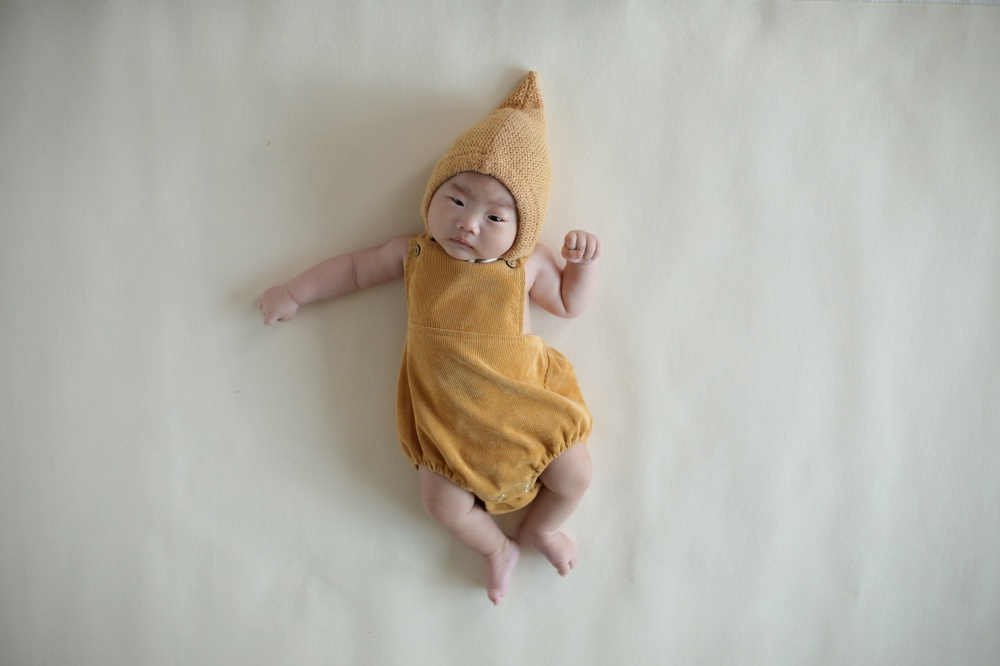
#> input picture images/4.jpg, 1000 x 666 px, shrunk from 1280 x 853 before the run
$ python 11-3.image_rotate.py
#> lines starting #> are read from the running program, lines starting #| are printed output that depends on the picture
import cv2


def transform():
    img = cv2.imread('images/4.jpg')
#> img is the input picture: shape (666, 1000, 3); mean B, G, R 169.6, 179, 181.2
    h, w = img.shape[:2]
#> h = 666; w = 1000

    M1 = cv2.getRotationMatrix2D((w / 2, h / 2), 45, 1)
    M2 = cv2.getRotationMatrix2D((w / 2, h / 2), 90, 1)

    img2 = cv2.warpAffine(img, M1, (w, h))
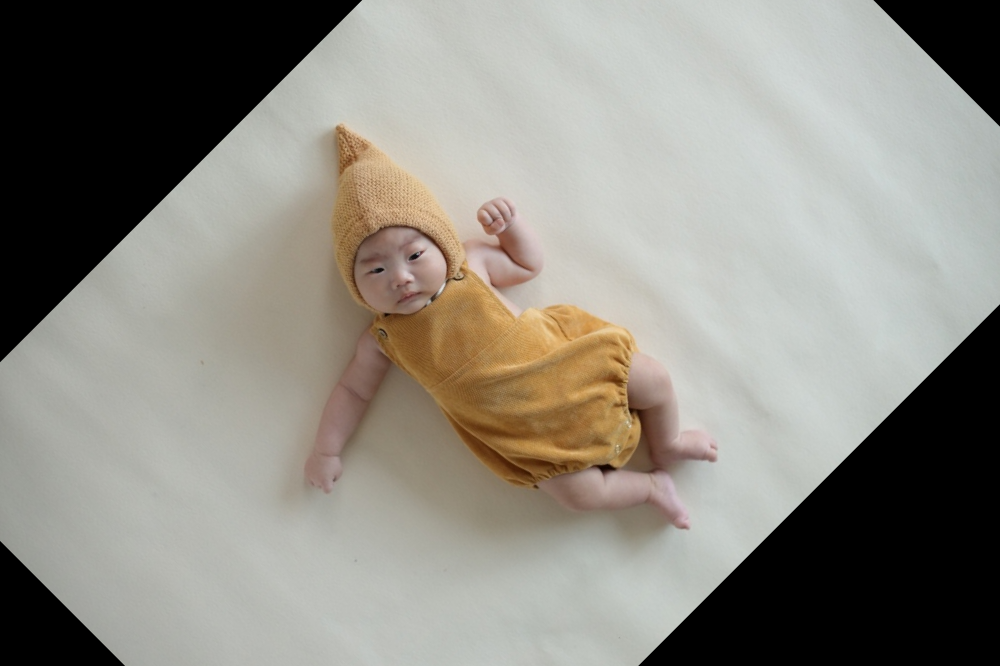
#> img2: shape (666, 1000, 3); mean B, G, R 130.5, 138.8, 141.7
    img3 = cv2.warpAffine(img, M2, (w, h))
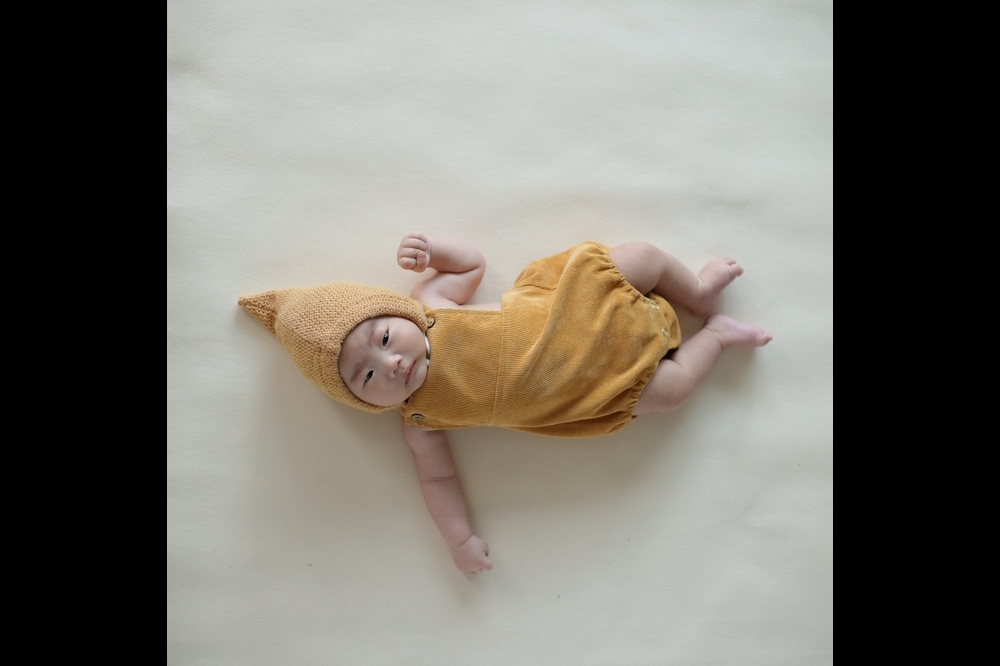
#> img3: shape (666, 1000, 3); mean B, G, R 110, 117.9, 121.2

    cv2.imshow('45', img2)
    cv2.imshow('90', img3)

    cv2.waitKey(0)
    cv2.destroyAllWindows()


transform()

$ run again, with images/1.jpg copied over images/4.jpg
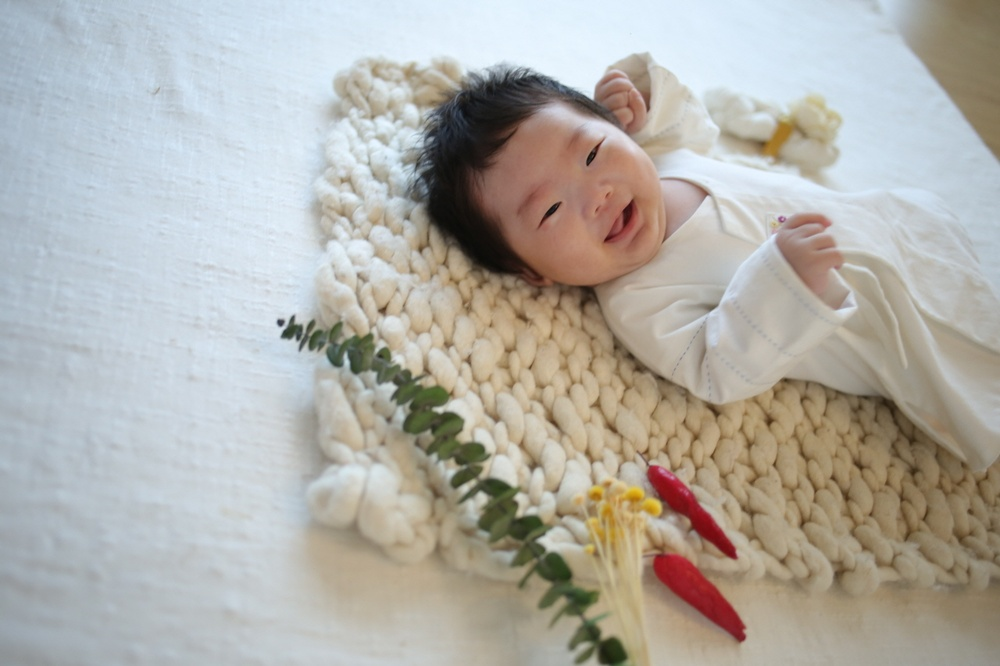
#> input picture images/1.jpg, 1000 x 666 px, shrunk from 1280 x 853 before the run
#> in transform, img is the input picture: shape (666, 1000, 3); mean B, G, R 168.3, 174.7, 177.1
#> in transform, `img2 = cv2.warpAffine(img, M1, (w, h))`:
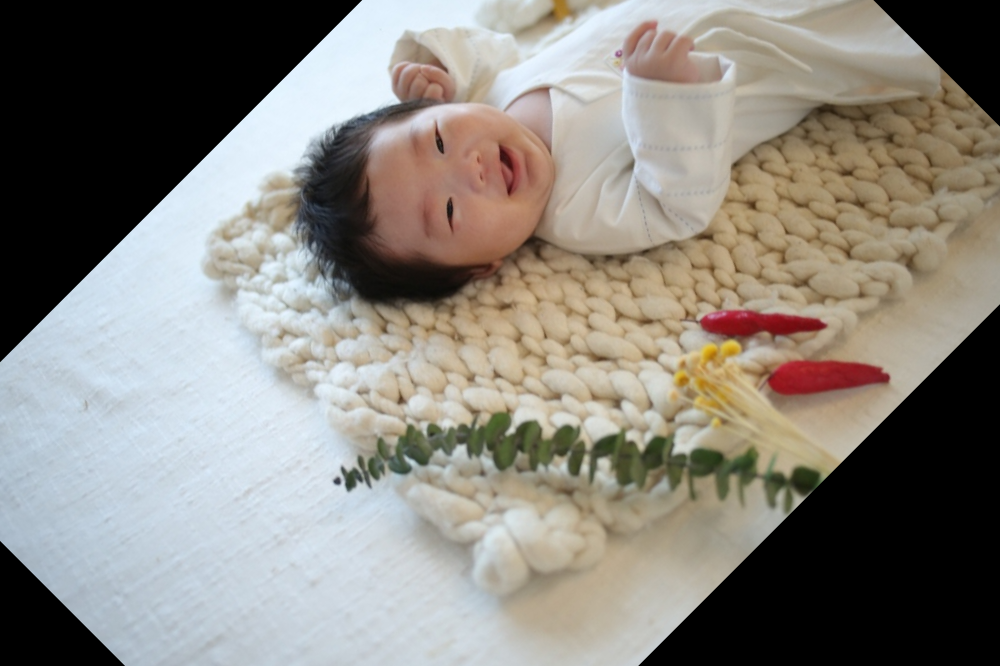
#> img2: shape (666, 1000, 3); mean B, G, R 125.8, 132.9, 137
#> in transform, `img3 = cv2.warpAffine(img, M2, (w, h))`:
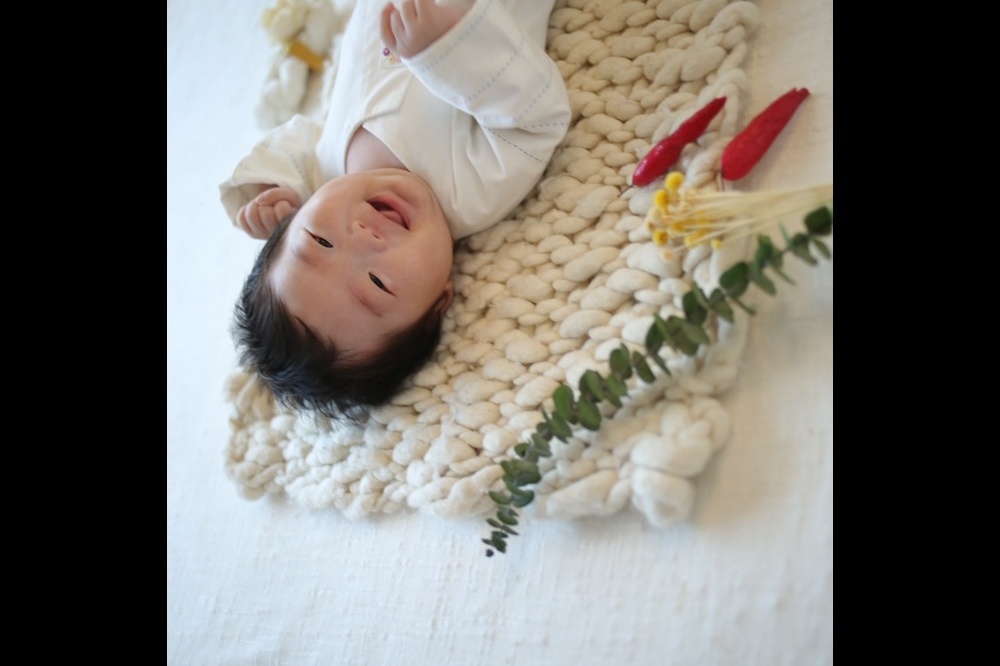
#> img3: shape (666, 1000, 3); mean B, G, R 109.6, 115.6, 119.3

$ run again, with images/2.jpg copied over images/4.jpg
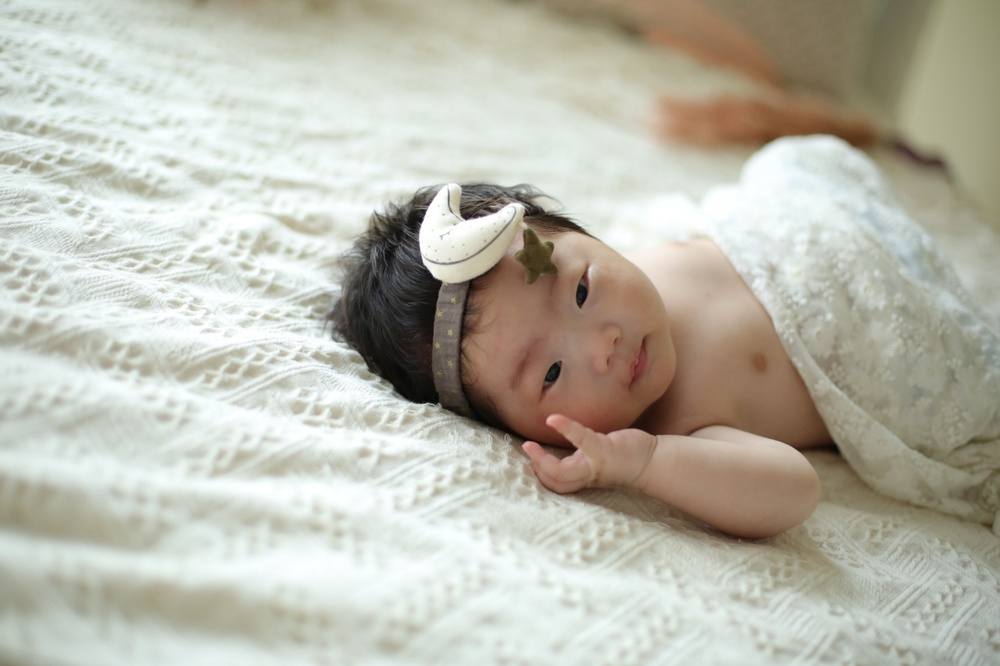
#> input picture images/2.jpg, 1000 x 666 px, shrunk from 1280 x 853 before the run
#> in transform, img is the input picture: shape (666, 1000, 3); mean B, G, R 172.4, 185, 186.5
#> in transform, `img2 = cv2.warpAffine(img, M1, (w, h))`:
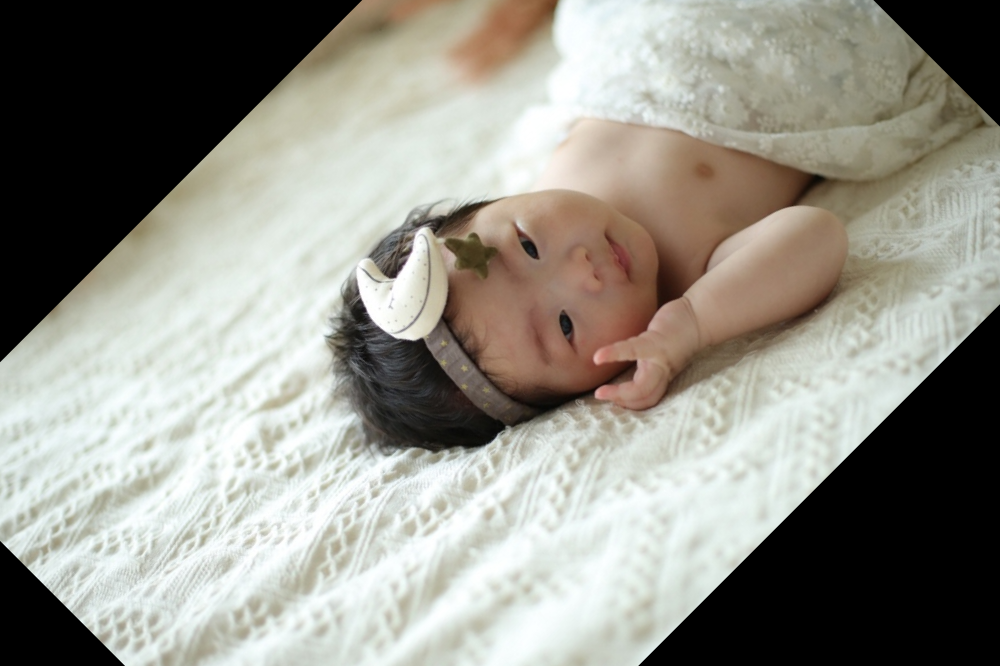
#> img2: shape (666, 1000, 3); mean B, G, R 137.1, 146.1, 147.8
#> in transform, `img3 = cv2.warpAffine(img, M2, (w, h))`:
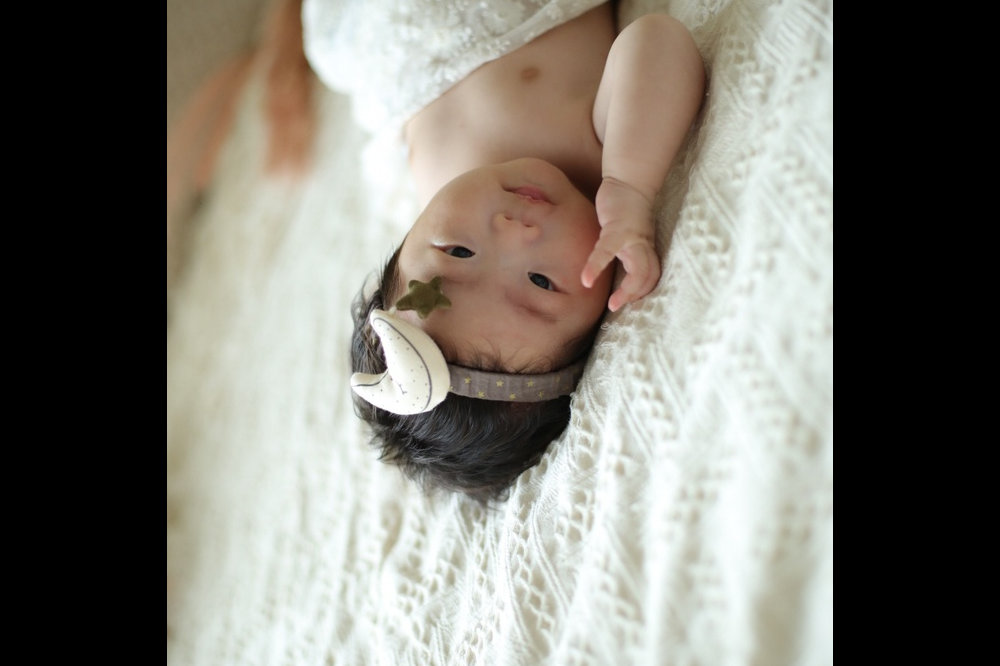
#> img3: shape (666, 1000, 3); mean B, G, R 115.3, 123.4, 126.2

$ run again, with images/3.jpg copied over images/4.jpg
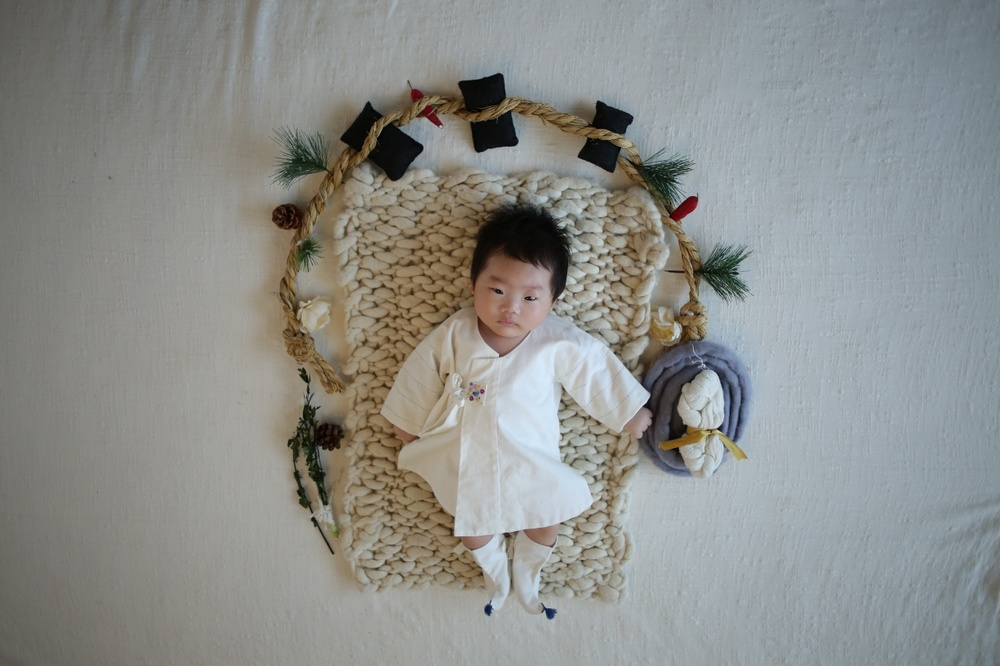
#> input picture images/3.jpg, 1000 x 666 px, shrunk from 1280 x 853 before the run
#> in transform, img is the input picture: shape (666, 1000, 3); mean B, G, R 139.5, 142.6, 140.7
#> in transform, `img2 = cv2.warpAffine(img, M1, (w, h))`:
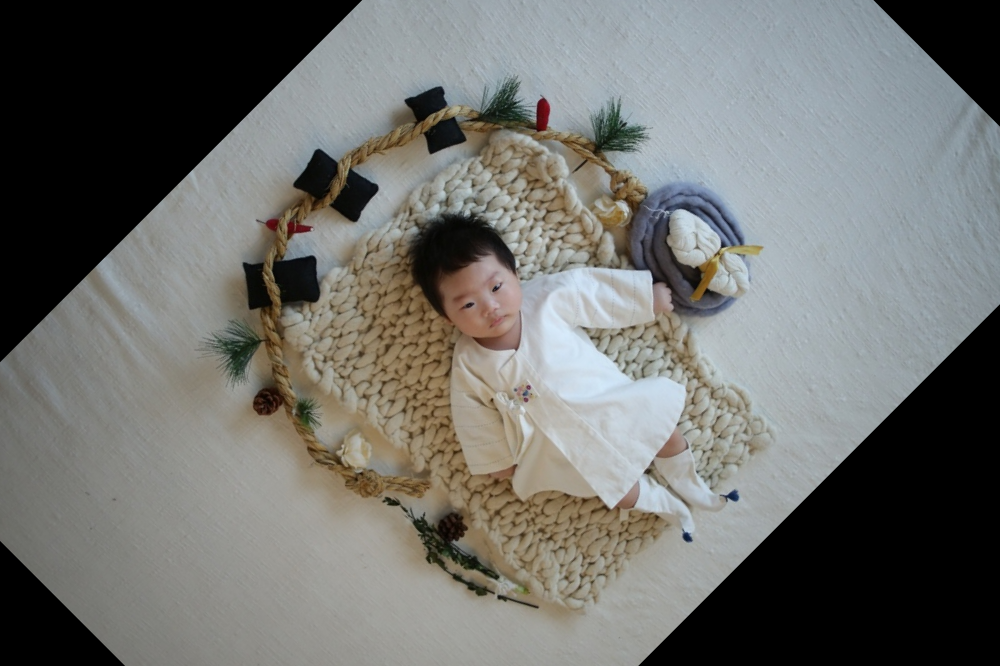
#> img2: shape (666, 1000, 3); mean B, G, R 109.2, 112.4, 111.7
#> in transform, `img3 = cv2.warpAffine(img, M2, (w, h))`:
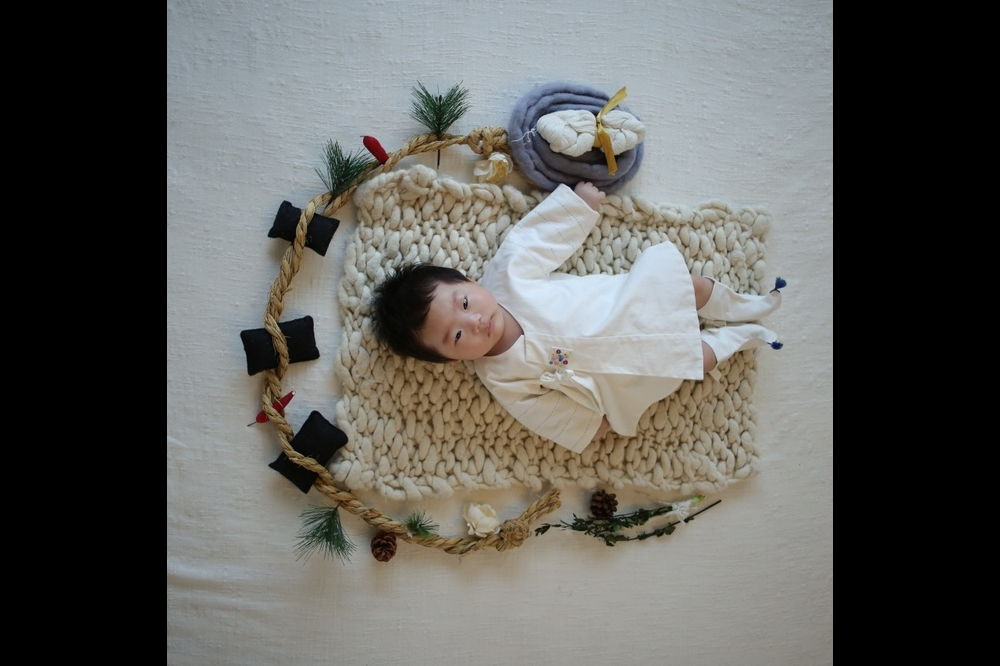
#> img3: shape (666, 1000, 3); mean B, G, R 92.9, 96.4, 96.4
